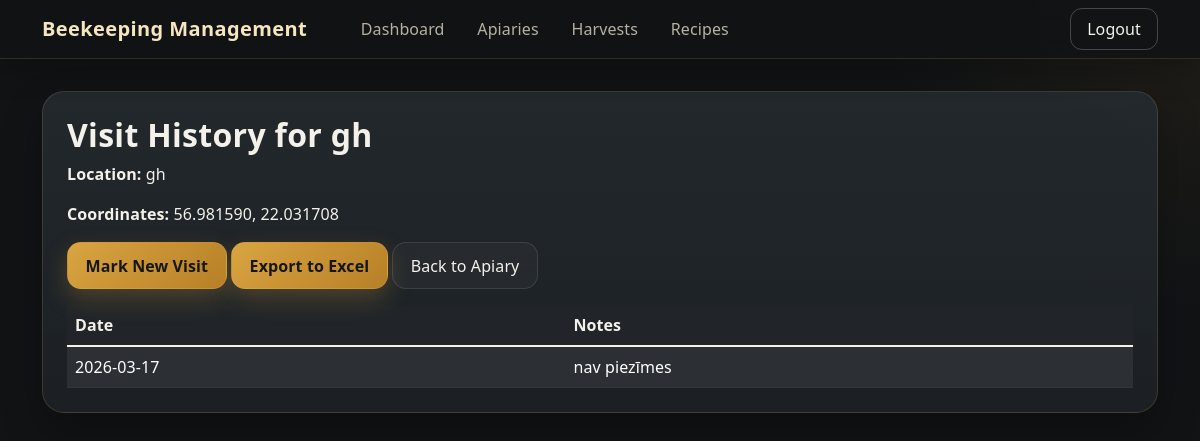
The page /apiaries/1/visits (signed in) on the database its author committed.
### tables this page shows
CREATE TABLE apiaries (
                id INTEGER PRIMARY KEY,
                name TEXT NOT NULL,
                last_visit_date TEXT
            , location TEXT, latitude REAL, longitude REAL, user_id INTEGER NOT NULL DEFAULT 1);

CREATE TABLE apiary_visits (
                    id INTEGER PRIMARY KEY,
                    apiary_id INTEGER,
                    visit_date TEXT NOT NULL,
                    notes TEXT,
                    FOREIGN KEY (apiary_id) REFERENCES apiaries (id)
                );

### web_app.py (the view)
@app.route('/apiaries/<int:apiary_id>/visits')
def view_visit_history(apiary_id):
    conn = sqlite3.connect('beekeeping.db')
    c = conn.cursor()
    c.execute("SELECT name, location, latitude, longitude FROM apiaries WHERE id = ?", (apiary_id,))
    apiary = c.fetchone()
    apiary_name = apiary[0]
    apiary_location = apiary[1]
    apiary_lat = apiary[2]
    apiary_lng = apiary[3]
    c.execute("SELECT visit_date, notes FROM apiary_visits WHERE apiary_id = ? ORDER BY visit_date DESC", (apiary_id,))
    visits = c.fetchall()
    conn.close()
    return render_template('visit_history.html', apiary_name=apiary_name, apiary_location=apiary_location, apiary_lat=apiary_lat, apiary_lng=apiary_lng, visits=visits, apiary_id=apiary_id)

### web_app.py (called while the page is built)
@app.before_request
def require_login():
    allowed = {"login", "register", "logout", "static", "serve_image"}  # names of view functions that don't require auth
    if request.endpoint not in allowed and not session.get("logged_in"):
        return redirect(url_for("login"))

### templates/visit_history.html (shortened to what this page needs)
{% extends "base.html" %}
{% block content %}
<div class="glass-panel p-4 mb-4">
<h2 class="section-title">Visit History for {{ apiary_name }}</h2>
{% if apiary_location %}
<p><strong>Location:</strong> {{ apiary_location }}</p>
{% endif %}
{% if apiary_lat and apiary_lng %}
<p><strong>Coordinates:</strong> {{ "%.6f"|format(apiary_lat) }}, {{ "%.6f"|format(apiary_lng) }}</p>
{% endif %}
<a href="{{ url_for('mark_visit', apiary_id=apiary_id) }}" class="btn btn-honey mb-3">Mark New Visit</a>
<a href="{{ url_for('export_visit_history', apiary_id=apiary_id) }}" class="btn btn-honey mb-3">Export to Excel</a>
<a href="{{ url_for('view_apiary', apiary_id=apiary_id) }}" class="btn btn-soft mb-3">Back to Apiary</a>
{% if visits %}
<div class="table-responsive"><table class="table table-dark table-striped table-hover align-middle mb-0">
    <thead>
        <tr>
            <th>Date</th>
            <th>Notes</th>
        </tr>
    </thead>
    <tbody>
        {% for visit in visits %}
        <tr>
            <td>{{ visit[0] }}</td>
            <td>{{ visit[1] or '' }}</td>
        </tr>
        {% endfor %}
    </tbody>
</table></div>
{% else %}
<p>No visits recorded yet.</p>
{% endif %}
</div>
{% endblock %}

### templates/base.html (style rules this page uses)
:root { --bg: #111315; --bg-soft: #171a1d; --panel: #1d2125; --panel-2: #242a2f; --border: rgba(255, 209, 102, 0.14); --text: #f3f1ea; --muted: #b8b1a3; --accent: #d9a441; --accent-hover: #e3b65f; --success-bg: #1d2b21; --success-border: #35553d; }
html, body { height: 100%; }
body { background: radial-gradient(circle at top right, rgba(217, 164, 65, 0.08), transparent 22%), radial-gradient(circle at bottom left, rgba(217, 164, 65, 0.05), transparent 20%), var(--bg); color: var(--text); font-family: "Segoe UI", Tahoma, Geneva, Verdana, sans-serif; letter-spacing: 0.1px; }
.glass-panel, .card { background: linear-gradient(180deg, rgba(36, 42, 47, 0.92), rgba(29, 33, 37, 0.96)); border: 1px solid var(--border); border-radius: 22px; box-shadow: 0 18px 40px rgba(0, 0, 0, 0.28); }
.section-title { font-weight: 700; letter-spacing: 0.3px; }
.btn { border-radius: 14px; transition: all 0.18s ease; padding: 0.65rem 1.1rem; }
.btn-primary, .btn-honey { background: linear-gradient(135deg, var(--accent), #b78027); border: 1px solid rgba(217, 164, 65, 0.30); color: #161616; font-weight: 600; box-shadow: 0 10px 24px rgba(217, 164, 65, 0.25); }
.btn-soft { background: rgba(255, 255, 255, 0.03); border: 1px solid rgba(255, 255, 255, 0.10); color: var(--text); }
.table { color: var(--text); }
.table th, .table td { border-color: rgba(255, 255, 255, 0.08); }
.table-striped > tbody > tr:nth-of-type(odd) { background: rgba(255, 255, 255, 0.03); }

### rows shown on the page
apiaries: name "gh", location "gh", latitude "56.981590", longitude "22.031708"
apiary_visits: visit_date "2026-03-17", notes "nav piezīmes"
